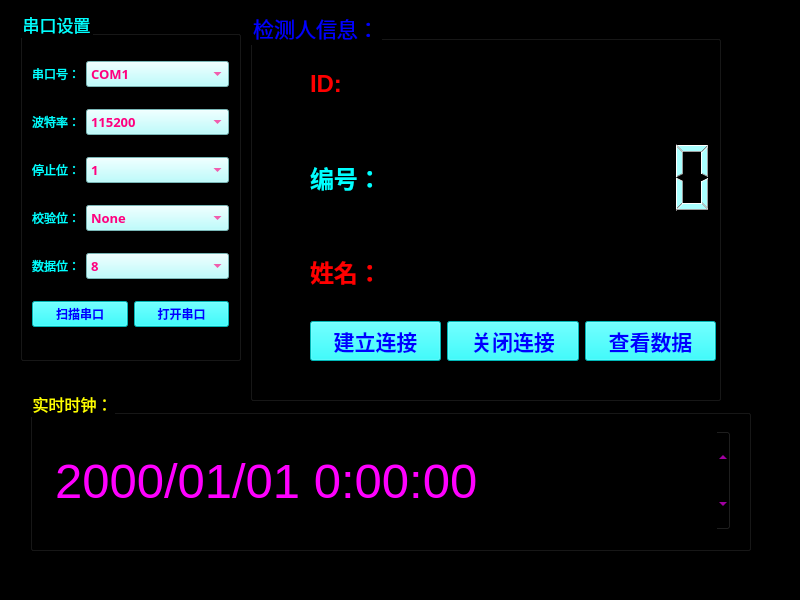
<?xml version="1.0" encoding="UTF-8"?>
<ui version="4.0">
 <class>SerialGetData</class>
 <widget class="QMainWindow" name="SerialGetData">
  <property name="geometry">
   <rect>
    <x>0</x>
    <y>0</y>
    <width>800</width>
    <height>600</height>
   </rect>
  </property>
  <property name="font">
   <font>
    <pointsize>9</pointsize>
   </font>
  </property>
  <property name="cursor">
   <cursorShape>OpenHandCursor</cursorShape>
  </property>
  <property name="windowTitle">
   <string>温湿度显示终端</string>
  </property>
  <property name="windowIcon">
   <iconset resource="image.qrc">
    <normaloff>:/image/icon/temp.png</normaloff>:/image/icon/temp.png</iconset>
  </property>
  <property name="styleSheet">
   <string notr="true">
background-color: rgb(0, 0, 0);</string>
  </property>
  <property name="iconSize">
   <size>
    <width>24</width>
    <height>24</height>
   </size>
  </property>
  <widget class="QWidget" name="centralwidget">
   <widget class="QGroupBox" name="groupBox">
    <property name="geometry">
     <rect>
      <x>20</x>
      <y>10</y>
      <width>221</width>
      <height>351</height>
     </rect>
    </property>
    <property name="font">
     <font>
      <pointsize>13</pointsize>
     </font>
    </property>
    <property name="styleSheet">
     <string notr="true">color: rgb(0, 255, 255);</string>
    </property>
    <property name="title">
     <string>串口设置</string>
    </property>
    <layout class="QVBoxLayout" name="verticalLayout">
     <item>
      <layout class="QHBoxLayout" name="horizontalLayout_5" stretch="1,9">
       <item>
        <widget class="QLabel" name="label">
         <property name="text">
          <string>串口号：</string>
         </property>
        </widget>
       </item>
       <item>
        <widget class="QComboBox" name="serialPortBox">
         <property name="font">
          <font>
           <family>Agency FB</family>
           <pointsize>10</pointsize>
           <weight>75</weight>
           <bold>true</bold>
          </font>
         </property>
         <property name="styleSheet">
          <string notr="true">color: rgb(255, 0, 127);
background-color: rgb(170, 255, 255);
</string>
         </property>
         <item>
          <property name="text">
           <string>COM1</string>
          </property>
         </item>
         <item>
          <property name="text">
           <string>COM2</string>
          </property>
         </item>
         <item>
          <property name="text">
           <string>COM3</string>
          </property>
         </item>
        </widget>
       </item>
      </layout>
     </item>
     <item>
      <layout class="QHBoxLayout" name="horizontalLayout" stretch="1,9">
       <item>
        <widget class="QLabel" name="label_2">
         <property name="text">
          <string>波特率：</string>
         </property>
        </widget>
       </item>
       <item>
        <widget class="QComboBox" name="baudRateBox">
         <property name="font">
          <font>
           <family>Agency FB</family>
           <pointsize>10</pointsize>
           <weight>75</weight>
           <bold>true</bold>
          </font>
         </property>
         <property name="styleSheet">
          <string notr="true">color: rgb(255, 0, 127);
background-color: rgb(170, 255, 255);</string>
         </property>
         <item>
          <property name="text">
           <string>115200</string>
          </property>
         </item>
         <item>
          <property name="text">
           <string>1200</string>
          </property>
         </item>
         <item>
          <property name="text">
           <string>2400</string>
          </property>
         </item>
         <item>
          <property name="text">
           <string>4800</string>
          </property>
         </item>
         <item>
          <property name="text">
           <string>9600</string>
          </property>
         </item>
         <item>
          <property name="text">
           <string>14400</string>
          </property>
         </item>
         <item>
          <property name="text">
           <string>19200</string>
          </property>
         </item>
         <item>
          <property name="text">
           <string>38400</string>
          </property>
         </item>
         <item>
          <property name="text">
           <string>56000</string>
          </property>
         </item>
         <item>
          <property name="text">
           <string>57600</string>
          </property>
         </item>
        </widget>
       </item>
      </layout>
     </item>
     <item>
      <layout class="QHBoxLayout" name="horizontalLayout_4" stretch="1,9">
       <item>
        <widget class="QLabel" name="label_5">
         <property name="text">
          <string>停止位：</string>
         </property>
        </widget>
       </item>
       <item>
        <widget class="QComboBox" name="stopBitBox">
         <property name="font">
          <font>
           <family>Agency FB</family>
           <pointsize>10</pointsize>
           <weight>75</weight>
           <bold>true</bold>
          </font>
         </property>
         <property name="styleSheet">
          <string notr="true">color: rgb(255, 0, 127);
background-color: rgb(170, 255, 255);</string>
         </property>
         <item>
          <property name="text">
           <string>1</string>
          </property>
         </item>
         <item>
          <property name="text">
           <string>2</string>
          </property>
         </item>
        </widget>
       </item>
      </layout>
     </item>
     <item>
      <layout class="QHBoxLayout" name="horizontalLayout_3" stretch="1,9">
       <item>
        <widget class="QLabel" name="label_3">
         <property name="text">
          <string>校验位：</string>
         </property>
        </widget>
       </item>
       <item>
        <widget class="QComboBox" name="chekBitBox">
         <property name="font">
          <font>
           <family>Agency FB</family>
           <pointsize>10</pointsize>
           <weight>75</weight>
           <bold>true</bold>
          </font>
         </property>
         <property name="styleSheet">
          <string notr="true">color: rgb(255, 0, 127);
background-color: rgb(170, 255, 255);</string>
         </property>
         <item>
          <property name="text">
           <string>None</string>
          </property>
         </item>
        </widget>
       </item>
      </layout>
     </item>
     <item>
      <layout class="QHBoxLayout" name="horizontalLayout_2" stretch="1,9">
       <item>
        <widget class="QLabel" name="label_4">
         <property name="text">
          <string>数据位：</string>
         </property>
        </widget>
       </item>
       <item>
        <widget class="QComboBox" name="dataBitBox">
         <property name="font">
          <font>
           <family>Agency FB</family>
           <pointsize>10</pointsize>
           <weight>75</weight>
           <bold>true</bold>
          </font>
         </property>
         <property name="styleSheet">
          <string notr="true">color: rgb(255, 0, 127);
background-color: rgb(170, 255, 255);</string>
         </property>
         <item>
          <property name="text">
           <string>8</string>
          </property>
         </item>
         <item>
          <property name="text">
           <string>7</string>
          </property>
         </item>
         <item>
          <property name="text">
           <string>6</string>
          </property>
         </item>
         <item>
          <property name="text">
           <string>5</string>
          </property>
         </item>
        </widget>
       </item>
      </layout>
     </item>
     <item>
      <layout class="QHBoxLayout" name="horizontalLayout_6">
       <item>
        <widget class="QPushButton" name="scanSerialBtn">
         <property name="font">
          <font>
           <pointsize>9</pointsize>
           <weight>75</weight>
           <bold>true</bold>
          </font>
         </property>
         <property name="styleSheet">
          <string notr="true">background-color: rgb(0, 255, 255);
color: rgb(0, 0, 255);
border-color: rgb(255, 0, 0);</string>
         </property>
         <property name="text">
          <string>扫描串口</string>
         </property>
        </widget>
       </item>
       <item>
        <widget class="QPushButton" name="openSerialBtn">
         <property name="font">
          <font>
           <pointsize>9</pointsize>
           <weight>75</weight>
           <bold>true</bold>
          </font>
         </property>
         <property name="styleSheet">
          <string notr="true">background-color: rgb(0, 255, 255);
color: rgb(0, 0, 255);
border-color: rgb(255, 0, 0);</string>
         </property>
         <property name="text">
          <string>打开串口</string>
         </property>
        </widget>
       </item>
      </layout>
     </item>
    </layout>
   </widget>
   <widget class="QGroupBox" name="groupBox_2">
    <property name="geometry">
     <rect>
      <x>30</x>
      <y>390</y>
      <width>721</width>
      <height>161</height>
     </rect>
    </property>
    <property name="font">
     <font>
      <pointsize>12</pointsize>
     </font>
    </property>
    <property name="styleSheet">
     <string notr="true">color: rgb(255, 255, 0);</string>
    </property>
    <property name="title">
     <string>实时时钟：</string>
    </property>
    <widget class="QDateTimeEdit" name="dateTimeEdit">
     <property name="geometry">
      <rect>
       <x>20</x>
       <y>40</y>
       <width>681</width>
       <height>101</height>
      </rect>
     </property>
     <property name="font">
      <font>
       <pointsize>37</pointsize>
      </font>
     </property>
     <property name="cursor">
      <cursorShape>PointingHandCursor</cursorShape>
     </property>
     <property name="styleSheet">
      <string notr="true">color: rgb(255, 0, 255);
gridline-color: rgb(255, 0, 0);
background-color: rgb(0, 0, 0);
boder:none;</string>
     </property>
     <property name="displayFormat">
      <string>yyyy/MM/dd H:mm:ss</string>
     </property>
    </widget>
   </widget>
   <widget class="QGroupBox" name="groupBox_3">
    <property name="geometry">
     <rect>
      <x>250</x>
      <y>10</y>
      <width>471</width>
      <height>391</height>
     </rect>
    </property>
    <property name="font">
     <font>
      <pointsize>16</pointsize>
     </font>
    </property>
    <property name="styleSheet">
     <string notr="true">color: rgb(0, 0, 255);</string>
    </property>
    <property name="title">
     <string>检测人信息：</string>
    </property>
    <widget class="QWidget" name="layoutWidget">
     <property name="geometry">
      <rect>
       <x>60</x>
       <y>30</y>
       <width>406</width>
       <height>321</height>
      </rect>
     </property>
     <layout class="QVBoxLayout" name="verticalLayout_2">
      <item>
       <layout class="QHBoxLayout" name="horizontalLayout_7" stretch="0,0">
        <item>
         <widget class="QLabel" name="label_6">
          <property name="font">
           <font>
            <pointsize>18</pointsize>
            <weight>75</weight>
            <bold>true</bold>
           </font>
          </property>
          <property name="styleSheet">
           <string notr="true">color: rgb(255, 0, 0);</string>
          </property>
          <property name="text">
           <string>ID:</string>
          </property>
         </widget>
        </item>
        <item>
         <widget class="QLabel" name="labelBhao">
          <property name="font">
           <font>
            <pointsize>18</pointsize>
            <weight>75</weight>
            <bold>true</bold>
           </font>
          </property>
          <property name="styleSheet">
           <string notr="true">color: rgb(255, 0, 0);</string>
          </property>
          <property name="text">
           <string/>
          </property>
         </widget>
        </item>
       </layout>
      </item>
      <item>
       <layout class="QHBoxLayout" name="horizontalLayout_8" stretch="0,0">
        <item>
         <widget class="QLabel" name="label_7">
          <property name="font">
           <font>
            <pointsize>18</pointsize>
            <weight>75</weight>
            <bold>true</bold>
           </font>
          </property>
          <property name="styleSheet">
           <string notr="true">color: rgb(0, 255, 255);</string>
          </property>
          <property name="text">
           <string>编号：</string>
          </property>
         </widget>
        </item>
        <item>
         <widget class="QLCDNumber" name="lcdHuim">
          <property name="styleSheet">
           <string notr="true">color: rgb(170, 255, 255);
border-color: rgb(0, 255, 255);
background-color: rgb(0, 0, 0);</string>
          </property>
         </widget>
        </item>
       </layout>
      </item>
      <item>
       <layout class="QHBoxLayout" name="horizontalLayout_10">
        <item>
         <widget class="QLabel" name="label_10">
          <property name="font">
           <font>
            <pointsize>18</pointsize>
            <weight>75</weight>
            <bold>true</bold>
           </font>
          </property>
          <property name="styleSheet">
           <string notr="true">color: rgb(255, 0, 0);</string>
          </property>
          <property name="text">
           <string>姓名：</string>
          </property>
         </widget>
        </item>
        <item>
         <widget class="QLabel" name="labelXming">
          <property name="font">
           <font>
            <pointsize>18</pointsize>
            <weight>75</weight>
            <bold>true</bold>
           </font>
          </property>
          <property name="styleSheet">
           <string notr="true">color: rgb(255, 0, 0);</string>
          </property>
          <property name="text">
           <string/>
          </property>
         </widget>
        </item>
       </layout>
      </item>
      <item>
       <layout class="QHBoxLayout" name="horizontalLayout_13">
        <item>
         <widget class="QPushButton" name="eConnectBtn">
          <property name="font">
           <font>
            <family>Agency FB</family>
            <pointsize>16</pointsize>
            <weight>75</weight>
            <italic>false</italic>
            <bold>true</bold>
           </font>
          </property>
          <property name="styleSheet">
           <string notr="true">background-color: rgb(0, 255, 255);
border-color: rgb(255, 0, 0);</string>
          </property>
          <property name="text">
           <string>建立连接</string>
          </property>
          <property name="icon">
           <iconset resource="image.qrc">
            <normaloff>:/image/icon/connect.png</normaloff>:/image/icon/connect.png</iconset>
          </property>
          <property name="iconSize">
           <size>
            <width>30</width>
            <height>30</height>
           </size>
          </property>
         </widget>
        </item>
        <item>
         <widget class="QPushButton" name="eDisconnectBtn">
          <property name="font">
           <font>
            <family>Agency FB</family>
            <pointsize>16</pointsize>
            <weight>75</weight>
            <bold>true</bold>
           </font>
          </property>
          <property name="styleSheet">
           <string notr="true">background-color: rgb(0, 255, 255);
border-color: rgb(255, 0, 0);</string>
          </property>
          <property name="text">
           <string>关闭连接</string>
          </property>
          <property name="icon">
           <iconset resource="image.qrc">
            <normaloff>:/image/icon/disconnect.png</normaloff>:/image/icon/disconnect.png</iconset>
          </property>
          <property name="iconSize">
           <size>
            <width>30</width>
            <height>30</height>
           </size>
          </property>
         </widget>
        </item>
        <item>
         <widget class="QPushButton" name="eDisconnectBtn_2">
          <property name="font">
           <font>
            <family>Agency FB</family>
            <pointsize>16</pointsize>
            <weight>75</weight>
            <bold>true</bold>
           </font>
          </property>
          <property name="styleSheet">
           <string notr="true">background-color: rgb(0, 255, 255);
border-color: rgb(255, 0, 0);</string>
          </property>
          <property name="text">
           <string>查看数据</string>
          </property>
          <property name="icon">
           <iconset resource="image.qrc">
            <normaloff>:/image/icon/disconnect.png</normaloff>:/image/icon/disconnect.png</iconset>
          </property>
          <property name="iconSize">
           <size>
            <width>30</width>
            <height>30</height>
           </size>
          </property>
         </widget>
        </item>
       </layout>
      </item>
     </layout>
    </widget>
   </widget>
  </widget>
  <widget class="QMenuBar" name="menubar">
   <property name="geometry">
    <rect>
     <x>0</x>
     <y>0</y>
     <width>800</width>
     <height>23</height>
    </rect>
   </property>
  </widget>
  <widget class="QStatusBar" name="statusbar"/>
 </widget>
 <resources>
  <include location="image.qrc"/>
 </resources>
 <connections/>
</ui>
